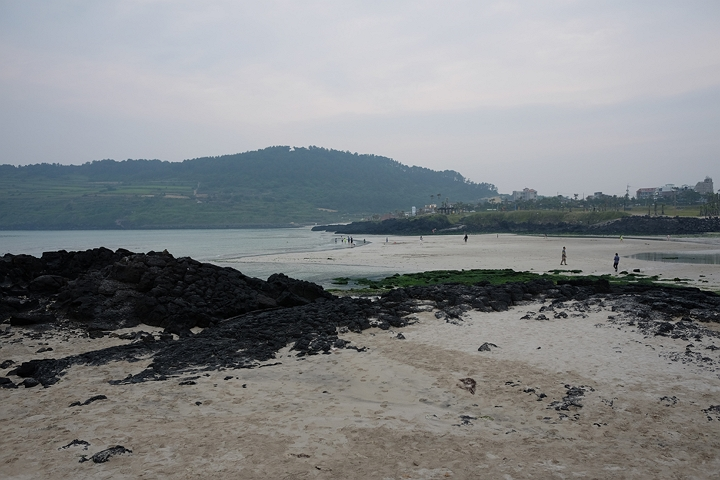
#> input picture 0326/img2.jpg, 720 x 480 px
$ python 03_image_alignment_homography.py
#> lines starting #> are read from the running program, lines starting #| are printed output that depends on the picture; after the words box and inside, x2 and y2 are one past the last pixel; in counts of white or black regions, pixels touching at a corner belong together
import cv2 as cv                                # OpenCV 라이브러리
import numpy as np                              # 행렬 연산 및 배열 처리를 위한 NumPy
import matplotlib.pyplot as plt                 # 결과 시각화를 위한 matplotlib

img1 = cv.imread('img2.jpg')                    # 변환되어 붙여질 이미지
#> img1 is the input picture: shape (480, 720, 3); mean B, G, R 134.4, 132.3, 129.6
img2 = cv.imread('img1.jpg')                    # 기준이 되는 이미지
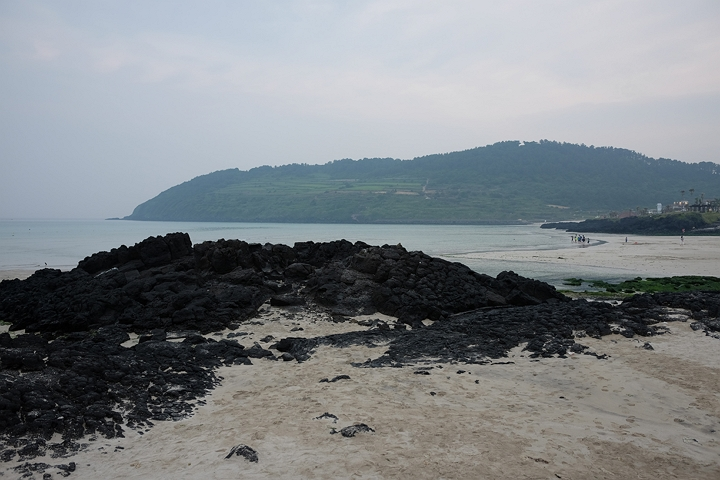
#> input picture 0326/img1.jpg, 720 x 480 px
#> img2 is the input picture: shape (480, 720, 3); mean B, G, R 134.2, 130.6, 125.7

# 첫 번째 이미지가 정상적으로 로드되었는지 확인
if img1 is None:
    print("첫 번째 이미지를 불러올 수 없습니다. 파일명을 확인하세요.")
    exit()

# 두 번째 이미지가 정상적으로 로드되었는지 확인
if img2 is None:
    print("두 번째 이미지를 불러올 수 없습니다. 파일명을 확인하세요.")
    exit()

# OpenCV는 BGR 형식으로 이미지를 읽으므로 grayscale로 변환
gray1 = cv.cvtColor(img1, cv.COLOR_BGR2GRAY)
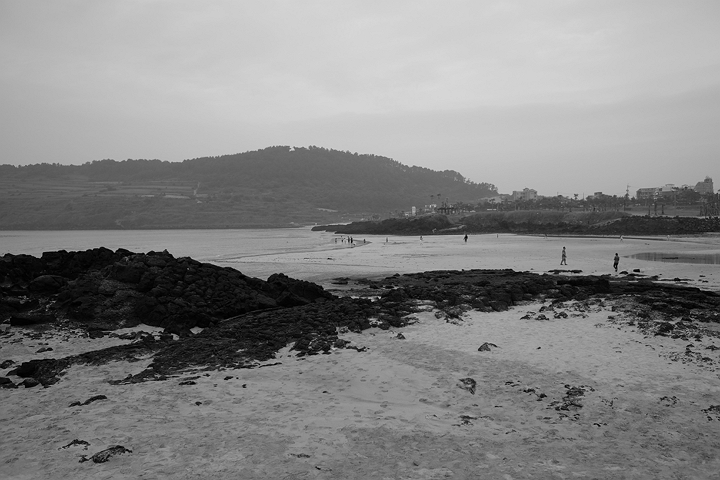
#> gray1: shape (480, 720); min 0, max 218, mean 131.7
gray2 = cv.cvtColor(img2, cv.COLOR_BGR2GRAY)
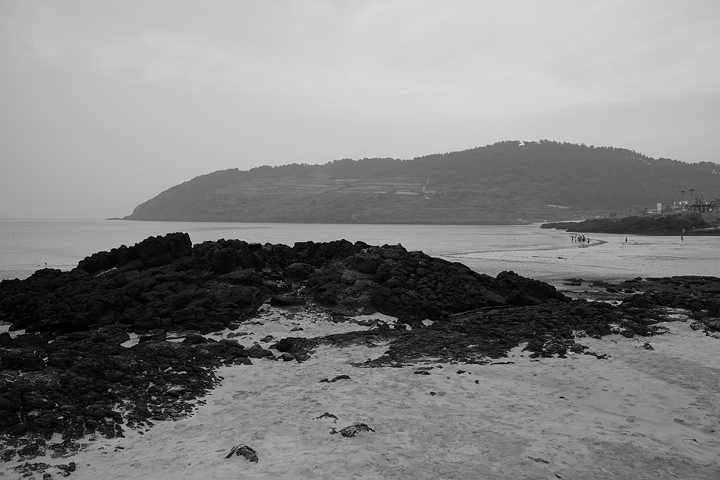
#> gray2: shape (480, 720); min 0, max 219, mean 129.5

# SIFT 객체 생성
# nfeatures를 사용해 검출할 특징점 개수를 제한
sift = cv.SIFT_create(nfeatures=300)

# 첫 번째 이미지에서 특징점 검출 및 descriptor 계산
keypoints1, descriptors1 = sift.detectAndCompute(gray1, None)
#> keypoints1 = 300 keypoints; strongest (x, y, size): (466, 237, 2), (638, 270, 2.3), (635, 270, 1.9), (244, 386, 2.5)

# 두 번째 이미지에서 특징점 검출 및 descriptor 계산
keypoints2, descriptors2 = sift.detectAndCompute(gray2, None)
#> keypoints2 = 300 keypoints; strongest (x, y, size): (619, 303, 2.6), (427, 373, 2.2), (205, 368, 1.9), (440, 367, 2.1)

# BFMatcher 객체 생성
# SIFT descriptor는 실수형 벡터이므로 NORM_L2 사용
bf = cv.BFMatcher(cv.NORM_L2)

# 각 descriptor에 대해 최근접 이웃 2개를 찾음
matches = bf.knnMatch(descriptors1, descriptors2, k=2)
#> matches = 300 matches

# 좋은 매칭만 저장할 리스트 생성
good_matches = []

# Lowe의 ratio test 적용
# 첫 번째 후보가 두 번째 후보보다 충분히 가까울 때만 좋은 매칭으로 선택
for m, n in matches:
    if m.distance < 0.7 * n.distance:
        good_matches.append(m)
#> after the loop, good_matches = 86 matches

# 호모그래피는 최소 4개 이상의 대응점이 필요함
if len(good_matches) >= 4:

    # 첫 번째 이미지의 좋은 매칭 좌표 추출
    src_pts = np.float32([keypoints1[m.queryIdx].pt for m in good_matches]).reshape(-1, 1, 2)
#> src_pts = 86 rows, first 8: [262.2, 362.9], [9.69, 373.2], [21.52, 379.8], [27.56, 334.1], [27.72, 384.9], [39.27, 255.8], [437.2, 316.6], [430.4, 310.5]

    # 두 번째 이미지의 좋은 매칭 좌표 추출
    dst_pts = np.float32([keypoints2[m.trainIdx].pt for m in good_matches]).reshape(-1, 1, 2)
#> dst_pts = 86 rows, first 8: [494.2, 360.4], [270.9, 346.9], [280.3, 353.7], [283.3, 314.1], [285.9, 358.9], [291.9, 245.8], [693.4, 327.9], [684.9, 320.5]

    # RANSAC을 사용하여 이상치를 제거하며 호모그래피 계산
    H, mask = cv.findHomography(src_pts, dst_pts, cv.RANSAC, 5.0)
#> H = [[0.601, 0.0207, 254.2], [-0.109, 0.849, 26.56], [-0.000543, -2.37e-05, 1]]; mask = 86 values, max 1 at index 0, min 0 at index 13, mean 0.965

    # 이미지 크기 가져오기
    h1, w1 = img1.shape[:2]
#> h1 = 480; w1 = 720
    h2, w2 = img2.shape[:2]
#> h2 = 480; w2 = 720

    # 첫 번째 이미지를 두 번째 이미지 기준으로 투영 변환
    # 출력 크기는 두 이미지를 가로로 합칠 수 있도록 설정
    warped_img = cv.warpPerspective(img1, H, (w1 + w2, max(h1, h2)))
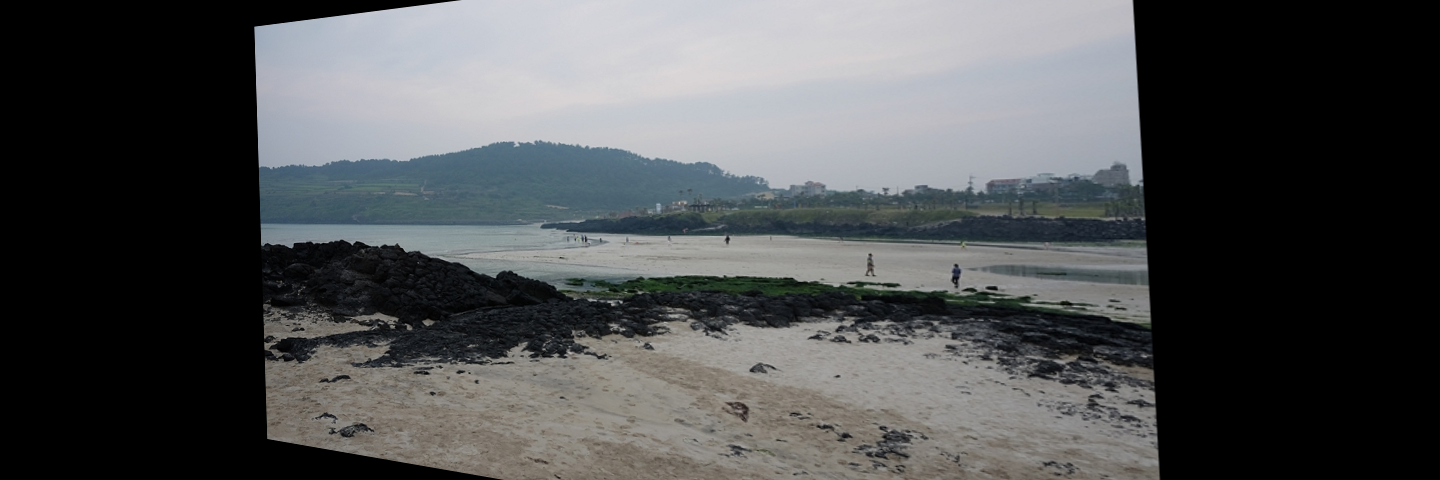
#> warped_img: shape (480, 1440, 3); mean B, G, R 81.3, 80, 78.3

    # 결과 이미지를 warped_img 복사본으로 생성
    result_img = warped_img.copy()

    # 기준 이미지(img2)를 결과 캔버스의 왼쪽 위에 배치
    result_img[0:h2, 0:w2] = img2

    # 결과 이미지를 그레이스케일로 변환
    gray_result = cv.cvtColor(result_img, cv.COLOR_BGR2GRAY)
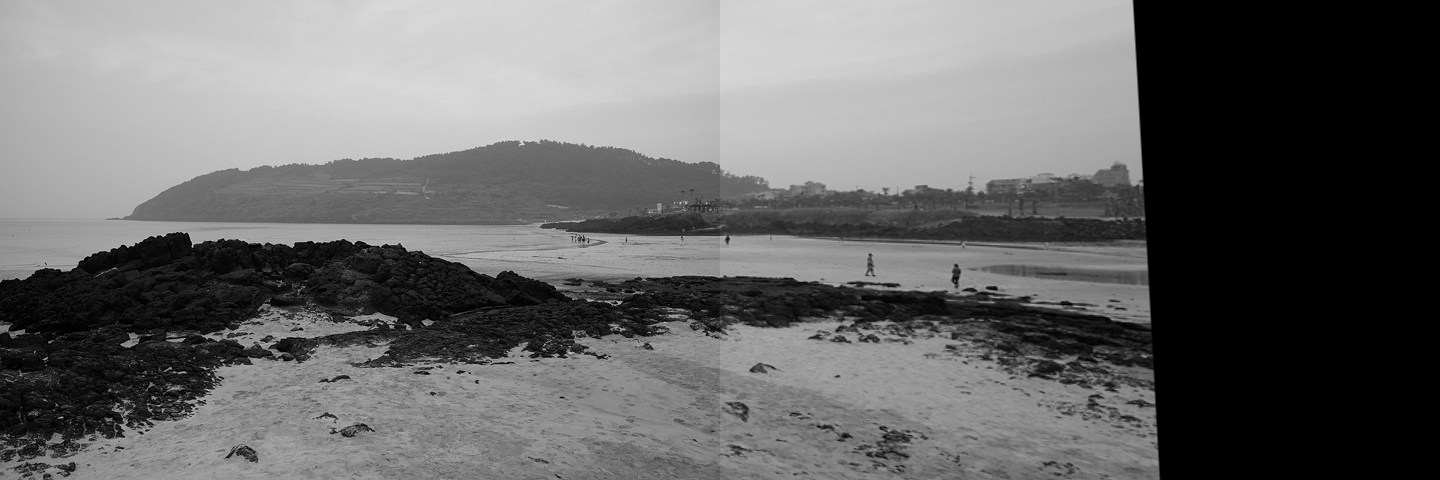
#> gray_result: shape (480, 1440); min 0, max 219, mean 104.7

    # 0이 아닌 픽셀 위치 찾기
    coords = cv.findNonZero(gray_result)
#> coords = contour of 550210 points, box (x1, y1, x2, y2) (0, 0, 1161, 480), area 3260

    # 유효한 픽셀이 존재하면 bounding box 계산 후 crop
    if coords is not None:
        x, y, w, h = cv.boundingRect(coords)
#> x = 0; y = 0; w = 1161; h = 480
        cropped_result = result_img[y:y+h, x:x+w]
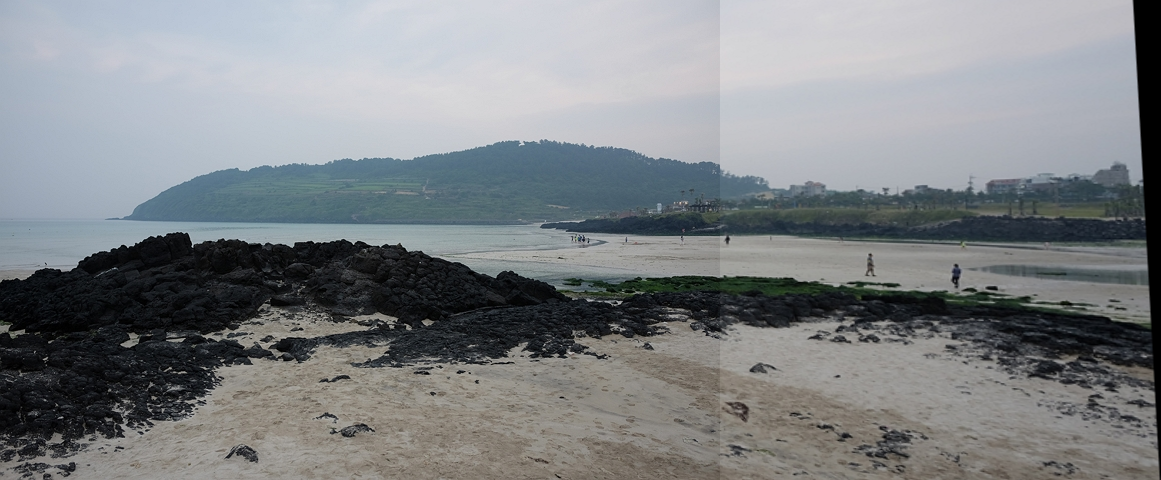
#> cropped_result: shape (480, 1161, 3); mean B, G, R 133.5, 130.7, 127
    else:
        cropped_result = result_img

    # 좋은 매칭들을 거리 기준으로 정렬
    good_matches = sorted(good_matches, key=lambda x: x.distance)

    # 시각적 가독성을 위해 상위 30개만 선택
    draw_matches = good_matches[:30]
#> draw_matches = 30 matches

    # 특징점 매칭 결과 시각화
    match_result = cv.drawMatches(
        img1,                                           # 첫 번째 이미지
        keypoints1,                                     # 첫 번째 이미지 특징점
        img2,                                           # 두 번째 이미지
        keypoints2,                                     # 두 번째 이미지 특징점
        draw_matches,                                   # 시각화할 좋은 매칭
        None,                                           # 출력 이미지
        flags=cv.DrawMatchesFlags_NOT_DRAW_SINGLE_POINTS
    )
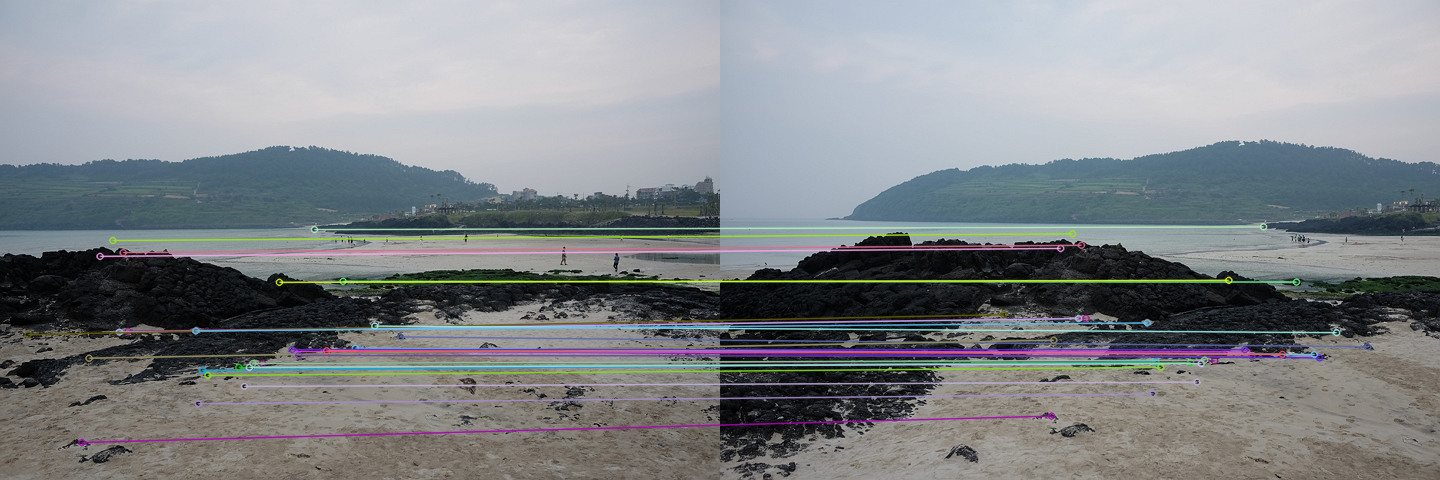
#> match_result: shape (480, 1440, 3); mean B, G, R 137.3, 134.1, 130.4

    # matplotlib 출력용으로 BGR → RGB 변환
    match_result_rgb = cv.cvtColor(match_result, cv.COLOR_BGR2RGB)
    cropped_result_rgb = cv.cvtColor(cropped_result, cv.COLOR_BGR2RGB)

    # 결과 출력을 위한 figure 생성
    plt.figure(figsize=(18, 8))

    # 왼쪽: 특징점 매칭 결과 출력
    plt.subplot(1, 2, 1)
    plt.imshow(match_result_rgb)
    plt.title(f'Matching Result ({len(draw_matches)} Good Matches)')
    plt.axis('off')

    # 오른쪽: 호모그래피 기반 정합 결과 출력
    plt.subplot(1, 2, 2)
    plt.imshow(cropped_result_rgb)
    plt.title('Warped Image (Image Alignment)')
    plt.axis('off')

    # 레이아웃 자동 조정
    plt.tight_layout()

    # 화면에 출력
    plt.show()

    # 콘솔 출력 데이터
    print("첫 번째 이미지 특징점 개수:", len(keypoints1))
#| 첫 번째 이미지 특징점 개수: 300
    print("두 번째 이미지 특징점 개수:", len(keypoints2))
#| 두 번째 이미지 특징점 개수: 300
    print("knn 매칭 개수:", len(matches))
#| knn 매칭 개수: 300
    print("좋은 매칭 개수:", len(good_matches))
#| 좋은 매칭 개수: 86
    print("시각화한 매칭 개수:", len(draw_matches))
#| 시각화한 매칭 개수: 30
    print("호모그래피 행렬 H:\n", H)
#| 호모그래피 행렬 H:
#|  [[ 6.01328839e-01  2.07011066e-02  2.54215230e+02]
#|  [-1.09224282e-01  8.48863153e-01  2.65559755e+01]
#|  [-5.43337239e-04 -2.36961317e-05  1.00000000e+00]]

else:
    # 좋은 매칭점이 부족하면 호모그래피 계산 불가
    print("좋은 매칭점이 부족하여 호모그래피를 계산할 수 없습니다.")
